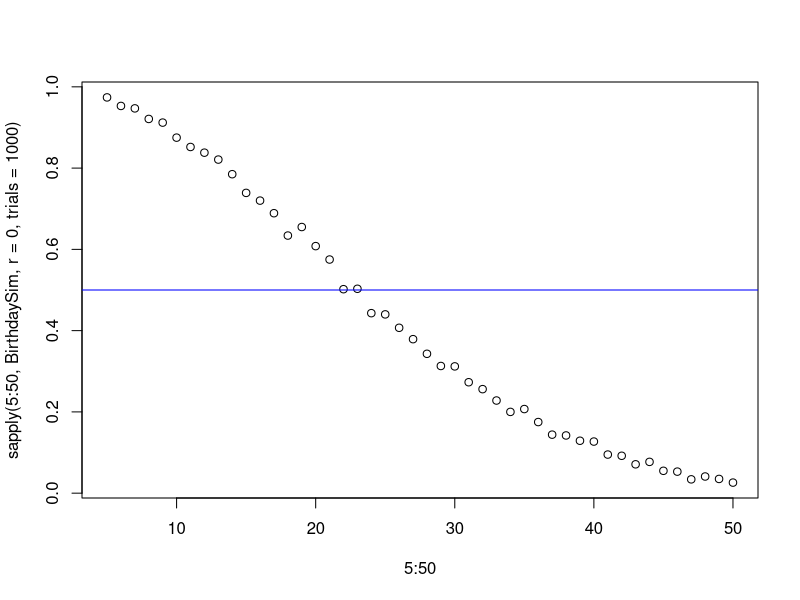

R code for this plot:
## File: simulation1.R
## Author: John Rothfels (rothfels)
## Description: Monte Carlo Simulation
## -----------------------------------

## THREE DOOR MONTY
## ----------------

ThreeDoorMonty <- function(switch) {
  ## Simulates a game of Three Door Monte, with the strategy 'switch'.
  ## If 'switch' = TRUE, we choose to switch our door when prompted.

  door.with.prize <- sample(1:3, 1)
  door.chosen <- sample(1:3, 1)
  open.choices <- (1:3)[-c(door.with.prize, door.chosen)]
  if (length(open.choices) == 1) door.opened <- open.choices
  else door.opened <- sample(open.choices, 1)
  if (switch) door.chosen <- (1:3)[-c(door.opened, door.chosen)]
  return(door.chosen == door.with.prize)
}

mean(replicate(10000, ThreeDoorMonty(FALSE)))
mean(replicate(10000, ThreeDoorMonty(TRUE)))


## Simulate 10000 values of a uniform (0, 1) random variable U1 using runif(),
## and simulate another set of 10000 values of a uniform (0, 1) random variable
## U2. Since the values in U1 and U2 are approximately independent, we can
## view U1 and U2 as independent uniform (0, 1) random variables.

u1 <- runif(10000)
u2 <- runif(10000)
u <- u1 + u2

## Estimate E[U1 + U2]. Compare with the true value, and compare with an
## estimate of E[U1] +  E[U2].

mean(u)
mean(3*u)
3*mean(u)
mean(u1) + mean(u2)

## Estimate Var(U1 + U2) and Var(U1) + Var(U2). Are they equal?
## Should the true values be equal?

var(u)
var(2*u)
2*var(u)
var(u1) + var(u2)

## Estimate P(U1 + U2 <= 1.5)
mean(u <= 1.5)

## Estimate P(sqrt(U1) + sqrt(U2) <= 1.5)
u.sqrt <- sqrt(u1) + sqrt(u2)
mean(u.sqrt <= 1.5)


## When can this go wrong??

## ST. PETERSBURG PARADOX
## ----------------------

StPetersburg <- function(n) {
  ## Simulates the St. Petersburg paradox.

  sapply(1:n, function(i) {
    pot.amount <- 1
    while (TRUE) {
      if (sample(c("H","T"), 1) == "H") pot.amount <- pot.amount*2
      else break
    }
    return(pot.amount)
  })
}

mean(StPetersburg(100000))
mean(StPetersburg(100000))
mean(StPetersburg(100000))
mean(StPetersburg(100000))
mean(StPetersburg(100000))
mean(StPetersburg(100000))

range(StPetersburg(100000))

## We can do our best to give a real "approximate" value.

mean(sapply(1:100, function(i) mean(StPetersburg(1000))))

## Anybody want to play??? :)


## BIRTHDAY PROBLEM
## ----------------

BirthdaySim <- function(n, r, trials = 10000) {
  ## Computes the approximate probability that in a group of n people
  ## n - r people do not have unique birthdays.
  ##
  ## Args:
  ##   n - number of people
  ##   r - number of people to share a birthday
  ##   trials - number of Monte Carlo simulations to run

  mean(sapply(1:trials, function(i) {
    random.birthdays <- sample(1:365, n, replace = TRUE)
    return(length(unique(random.birthdays)) == (n - r))
  }))
}

BirthdaySim(22, 0)
BirthdaySim(23, 0)

plot(5:50, sapply(5:50, BirthdaySim, r = 0, trials = 1000))
abline(h = .5, col = "blue")


## The following problem was first stated as a challenge question in the
## August-September 1941 issue of the American Mathematical Monthly (p. 483).
## Originated by G.W. Petrie, of the South Dakota State School of Mines.

## Three men have respectively l, m, and n coins which they match so that the
## odd man wins. In case all coins appear alike, they repeat the throw. Find the
## average number of tosses required until one man is forced out of the game.

## When playing, each man selects one of his coins, and then all three
## simultaneously flip. If two coins show the same side and the third coin
## shows the opposite side, then the two men whose coins matched give those
## coins to the odd man out. If three heads or three tails is the outcome,
## however, nobody wins or loses on that toss. This process continues until
## one of the men loses his last coin. Notice that when you lose, you lose
## one coin, but when you win, you win two coins. Write a function that can
## take variable values of l, m, and n, as well as the value of p
## (coin "fairness"). If l = 1, m = 2, and n = 3, the theoretical answer (for
## p = .5) is that the average length of a sequence is two tosses.

CoinFlippingGame <- function(l, m, n, p = .5, trials = 10000) {
  mean(sapply(1:trials, function(i) {
    players <- c(l, m, n)
    sequence <- 0
    while (prod(players) != 0) {
      while (TRUE) {
        sequence <- sequence + 1
        toss <- sample(0:1, 3, replace = TRUE, prob = c(1-p, p))
        if (sum(toss) != 0 && sum(toss) != 3) break
      }

      if (sum(toss) == 1) {
        players[toss == 0] <- players[toss == 0] - 1
        players[toss == 1] <- players[toss == 1] + 2
      } else {
        players[toss == 1] <- players[toss == 1] - 1
        players[toss == 0] <- players[toss == 0] + 2
      }
    }
    return(sequence)
  }))
}




## Exercises:
## ----------

## If a burglar walks up and down along an infinity of towns (homes) that are
## spaced uniformly along a line, taking with equal probability steps of
## either one or two towns (homes) in either direction (also with equal
## probability) to arrive at his next location, how long can our man get away
## with his crooked trade? That is, how long is it before a previously
## hoodwinked town or a previously burgled home is revisited?

## Can you allow for an arbitrary number of steps?

BurglarProblem <- function(n, trials = 10000) {
  return(NULL)
}
